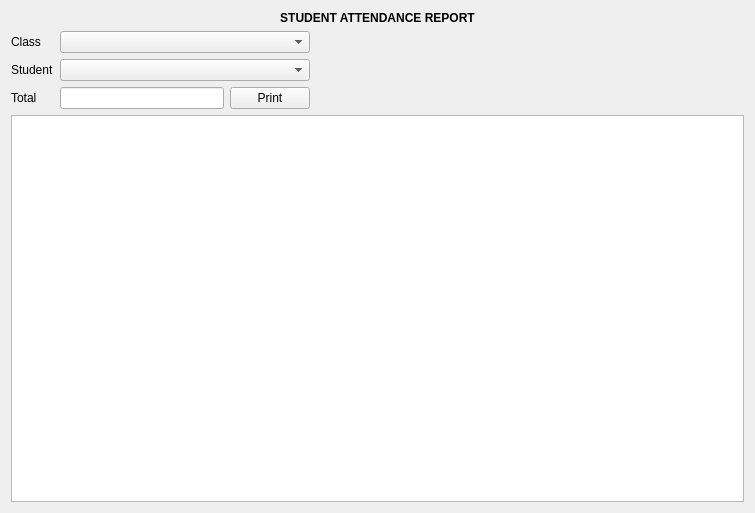
<?xml version="1.0" encoding="UTF-8"?>
<ui version="4.0">
 <class>student_attendance_report</class>
 <widget class="QWidget" name="student_attendance_report">
  <property name="geometry">
   <rect>
    <x>0</x>
    <y>0</y>
    <width>755</width>
    <height>513</height>
   </rect>
  </property>
  <property name="windowTitle">
   <string>Form</string>
  </property>
  <layout class="QGridLayout" name="gridLayout">
   <item row="0" column="0" colspan="4">
    <widget class="QLabel" name="label">
     <property name="text">
      <string>&lt;html&gt;&lt;head/&gt;&lt;body&gt;&lt;p align=&quot;center&quot;&gt;&lt;span style=&quot; font-weight:600;&quot;&gt;STUDENT ATTENDANCE REPORT&lt;/span&gt;&lt;/p&gt;&lt;/body&gt;&lt;/html&gt;</string>
     </property>
    </widget>
   </item>
   <item row="1" column="0">
    <widget class="QLabel" name="label_2">
     <property name="text">
      <string>Class</string>
     </property>
    </widget>
   </item>
   <item row="1" column="1" colspan="2">
    <widget class="QComboBox" name="classlist"/>
   </item>
   <item row="2" column="0">
    <widget class="QLabel" name="label_3">
     <property name="text">
      <string>Student</string>
     </property>
    </widget>
   </item>
   <item row="2" column="1" colspan="2">
    <widget class="QComboBox" name="studentlist"/>
   </item>
   <item row="3" column="0">
    <widget class="QLabel" name="label_4">
     <property name="text">
      <string>Total </string>
     </property>
    </widget>
   </item>
   <item row="3" column="1">
    <widget class="QLineEdit" name="total">
     <property name="dragEnabled">
      <bool>true</bool>
     </property>
     <property name="readOnly">
      <bool>true</bool>
     </property>
    </widget>
   </item>
   <item row="3" column="2">
    <widget class="QPushButton" name="printbtn">
     <property name="text">
      <string>Print</string>
     </property>
    </widget>
   </item>
   <item row="3" column="3">
    <spacer name="horizontalSpacer">
     <property name="orientation">
      <enum>Qt::Horizontal</enum>
     </property>
     <property name="sizeHint" stdset="0">
      <size>
       <width>428</width>
       <height>20</height>
      </size>
     </property>
    </spacer>
   </item>
   <item row="4" column="0" colspan="4">
    <widget class="QTableWidget" name="tableWidget"/>
   </item>
  </layout>
 </widget>
 <resources/>
 <connections/>
</ui>
